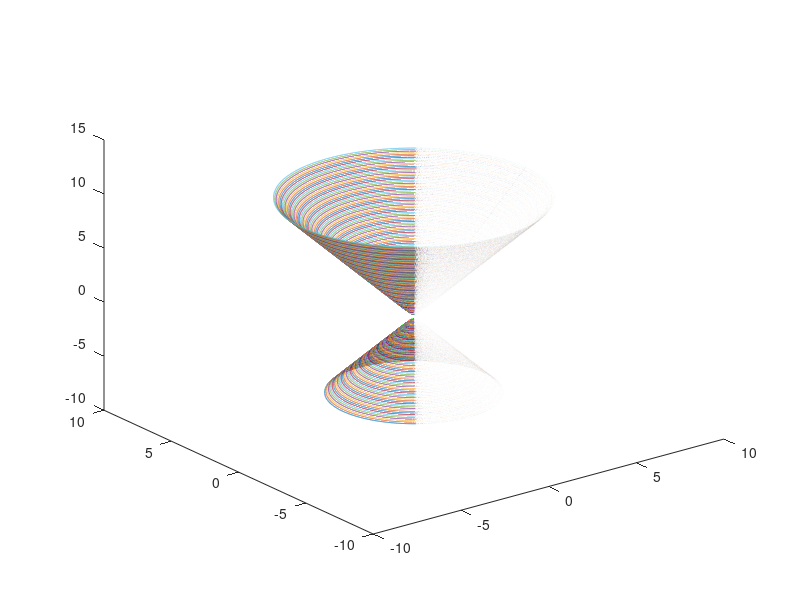

MATLAB code to generate this figure:
clear all
close all

x0=0;
y0=0;

tKBK=-7;
tABK=11;

vimaT=10^(-3);
vimaZ=10^(-1);
t=[0:vimaT:2*pi];

for jj=tKBK:vimaZ:tABK
    a=abs(jj*tan(pi/6));
    x=x0+a*cos(t);
    y=y0+a*sin(t);
    z=jj*ones(size(x));
    plot3(x,y,z)
    hold on
end